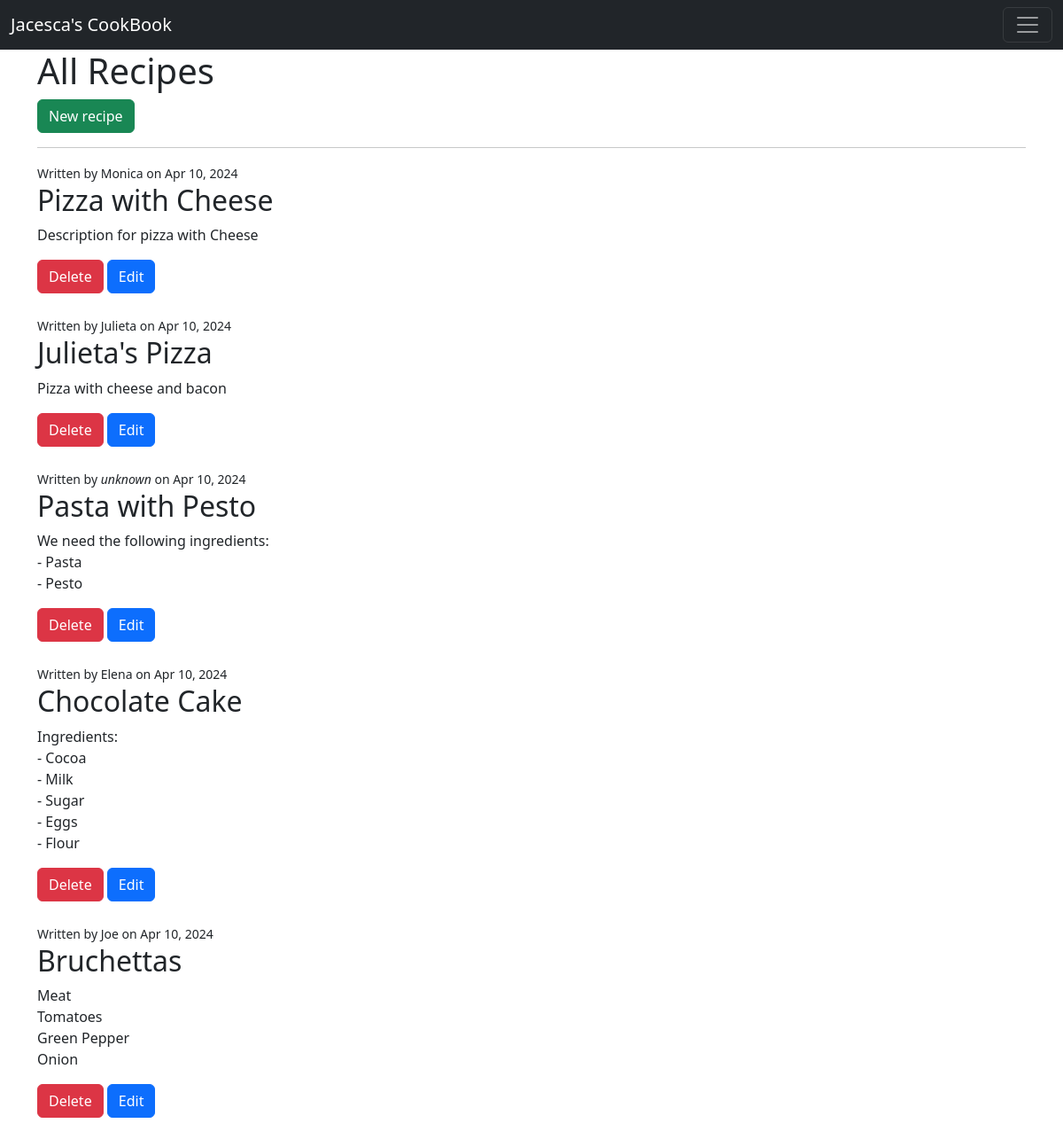
Page /recipes on the committed database.
### main.py (models this page shows, shortened)
class Recipe(db.Model):
    __tablename__ = 'recipes'
    id = db.Column(db.Integer, primary_key=True)
    title = db.Column(db.String(100), nullable=False, unique=True)
    description = db.Column(db.Text, nullable=True)
    author = db.Column(db.String(50))
    data_posted = db.Column(db.DateTime, nullable=False,
                            default=datetime.now(UTC))

### main.py (the view)
@app.route('/recipes', methods=['GET', 'POST'])
def recipes():
    all_recipes = Recipe.query.all()
    return render_template('recipes.html', recipes=all_recipes)

### templates/recipes.html (shortened to what this page needs)
{% extends "base.html" %}
{% block body %}
    <h1>All Recipes</h1>
    <a href="/recipes/new" class="btn btn-success float-right">New recipe</a>
    <hr>
    {% for recipe in recipes %}
        <small>
            Written by
            {% if recipe.author %} {{ recipe.author }} {% else %} <i>unknown</i> {% endif %}
            on {{ recipe.data_posted.strftime('%b %d, %Y') }}
        </small>
        <h2>{{ recipe.title }}</h2>
        <p style="white-space: pre-wrap;">{{  recipe.description }}</p>
        <a href="/recipes/delete/{{ recipe.id }}" class="btn btn-danger">Delete</a>
        <a href="/recipes/edit/{{ recipe.id }}" class="btn btn-primary">Edit</a><br><br>
    {% endfor %}
{% endblock %}

### static/css/main.css (style rules this page uses)
body { background-image: url('/static/images/background.jpg'); background-repeat: no-repeat; background-size: cover; }

### rows in the picture
Recipe: author "Monica", data_posted "Apr 10, 2024", title "Pizza with Cheese", description "Description for pizza with Cheese"
Recipe: author "Julieta", data_posted "Apr 10, 2024", title "Julieta's Pizza", description "Pizza with cheese and bacon"
Recipe: author "unknown", data_posted "Apr 10, 2024", title "Pasta with Pesto", description "We need the following ingredients: - Pasta - Pesto"
Recipe: author "Elena", data_posted "Apr 10, 2024", title "Chocolate Cake", description "Ingredients: - Cocoa - Milk - Sugar - Eggs - Flour"
Recipe: author "Joe", data_posted "Apr 10, 2024", title "Bruchettas", description "Meat Tomatoes Green Pepper Onion"
